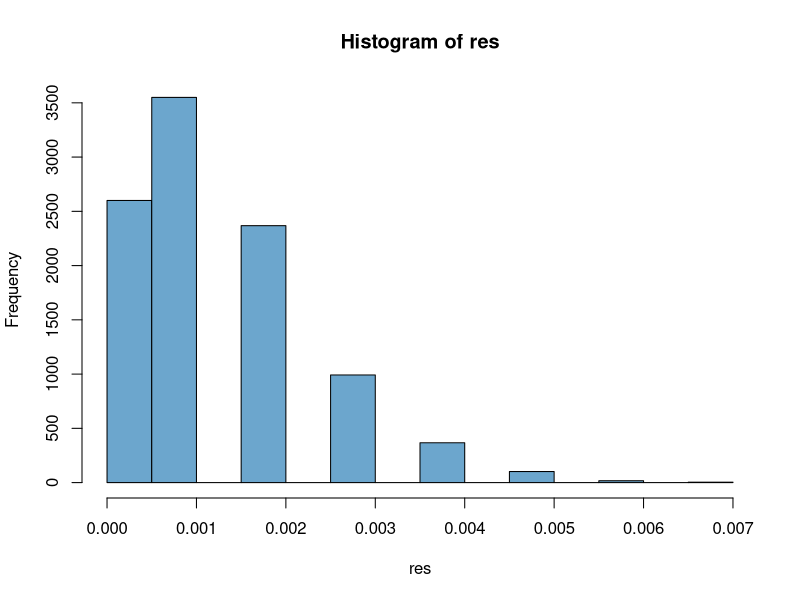
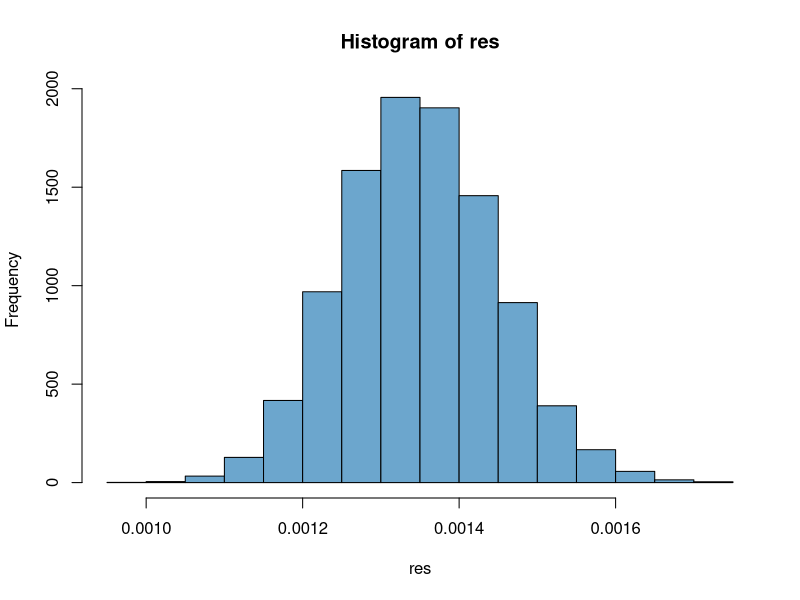
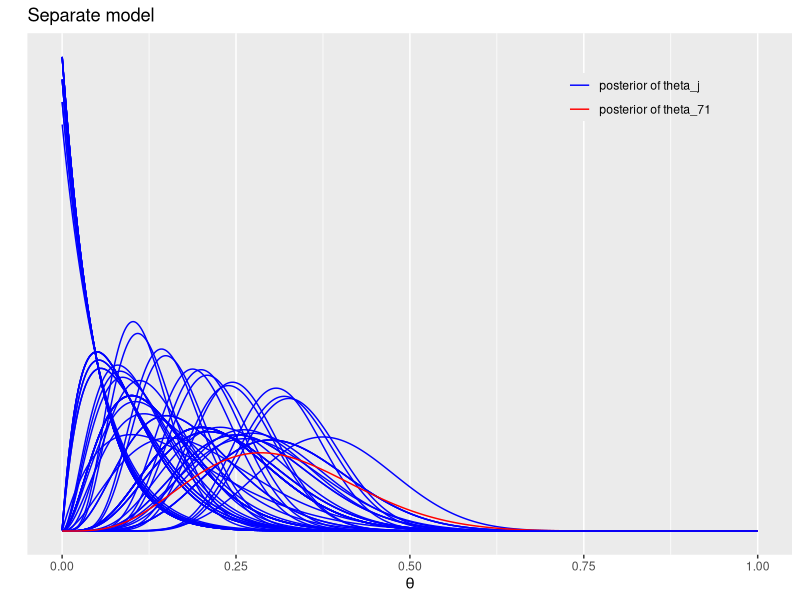
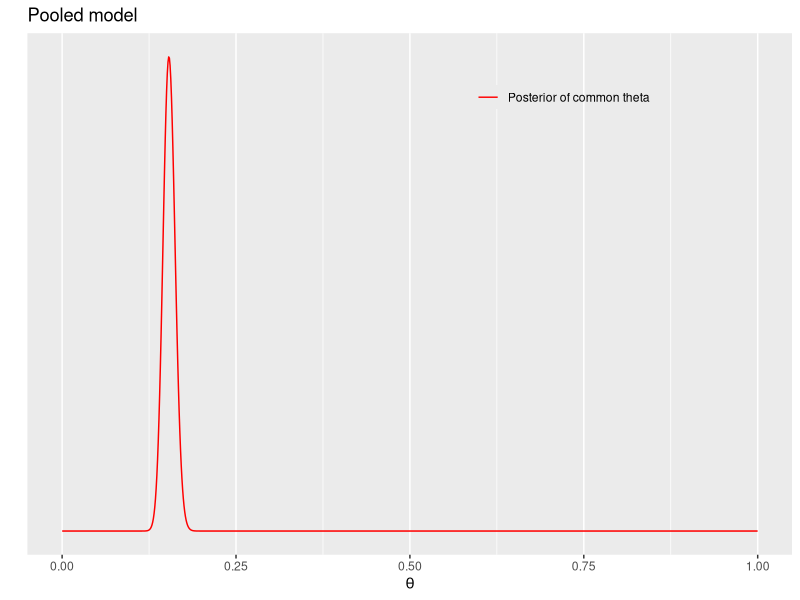
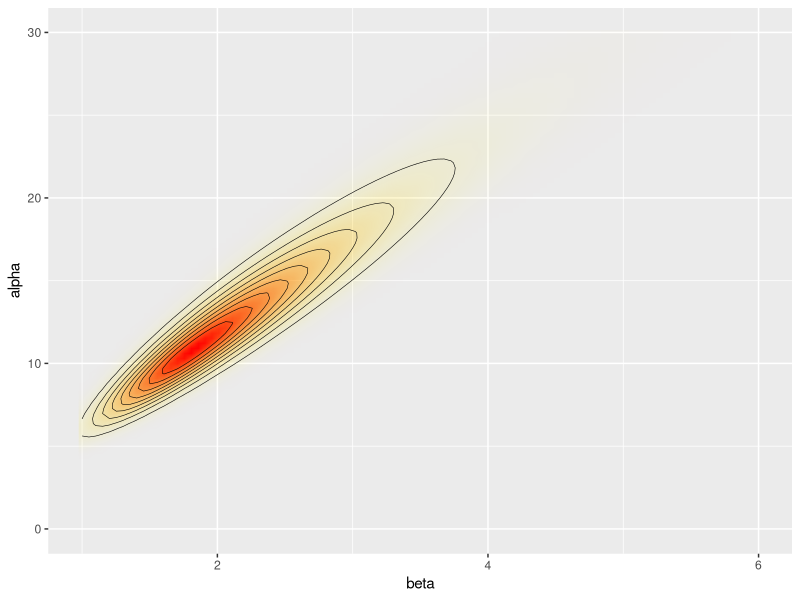
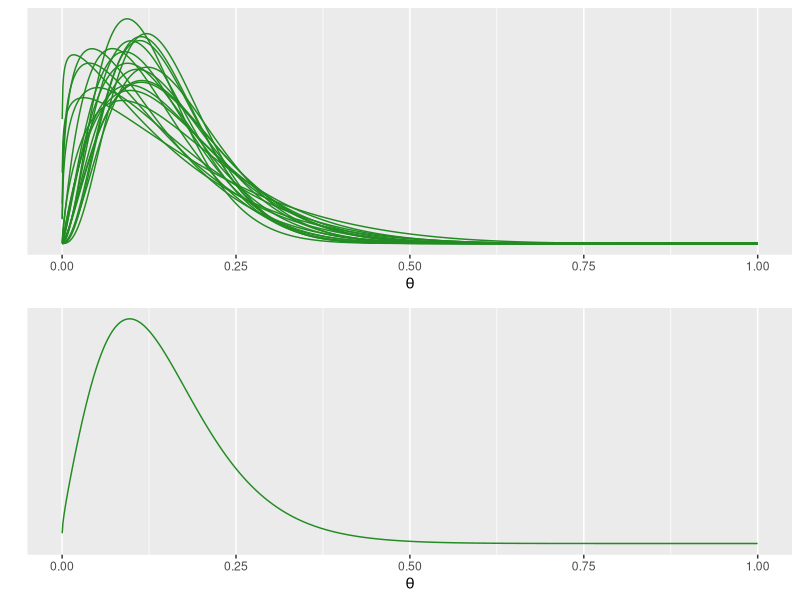

Recreate these plots in R, in order.
## ---- chunk 1
res <- c()
iter <- 10000

for (i in 1:iter){
  N <- 1000
  samples <- rnorm(N)
  res <- c(res, mean(samples > 3))
}

hist(res, col='skyblue3')
print(paste("means:", mean(res), sep=" "))
print(paste("variances:", var(res), sep=" "))
## ---- chunk 2
res <- c()
iter <- 10000

for (i in 1:iter){
  N <- 1000
  samples <- rnorm(N, mean=4, sd=1)
  f <- dnorm(samples)
  g <- dnorm(samples, mean=4, sd=1)
  h <- samples > 3
  res <- c(res, mean(f*h/g))
}

hist(res, col='skyblue3')
print(paste("means:", mean(res), sep=" "))
print(paste("variances:", var(res), sep=" "))
## ---- chunk 3
#  This part of code is from here: http://avehtari.github.io/BDA_R_demos/demos_ch5/demo5_1.html
library(ggplot2)
library(gridExtra)
library(tidyr)

y <- c(0,0,0,0,0,0,0,0,0,0,0,0,0,0,1,1,1,1,1,1,1,1,2,2,2,2,2,2,2,2,
        2,1,5,2,5,3,2,7,7,3,3,2,9,10,4,4,4,4,4,4,4,10,4,4,4,5,11,12,
        5,5,6,5,6,6,6,6,16,15,15,9,4)
n <- c(20,20,20,20,20,20,20,19,19,19,19,18,18,17,20,20,20,20,19,19,18,18,25,24,
       23,20,20,20,20,20,20,10,49,19,46,27,17,49,47,20,20,13,48,50,20,20,20,20,
       20,20,20,48,19,19,19,22,46,49,20,20,23,19,22,20,20,20,52,46,47,24,14)

x <- seq(0.0001, 0.9999, length.out = 1000)

# Assume prior of beta(1,1)
bdens <- function(n, y, x){
    dbeta(x, y+1, n-y+1)  
}
## ---- chunk 4
df_sep <- mapply(bdens, n, y, MoreArgs = list(x = x)) %>%
  as.data.frame() %>% cbind(x) %>% gather(ind, p, -x)

labs1 <- paste('posterior of', c('theta_j', 'theta_71'))
plot_sep <- ggplot(data = df_sep) +
  geom_line(aes(x = x, y = p, color = (ind=='V71'), group = ind)) +
  labs(x = expression(theta), y = '', title = 'Separate model', color = '') +
  scale_y_continuous(breaks = NULL) +
  scale_color_manual(values = c('blue','red'), labels = labs1) +
  theme(legend.background = element_blank(), legend.position = c(0.8,0.9))

plot_sep
## ---- chunk 5
df_pool <- data.frame(x = x, p = dbeta(x, sum(y)+1, sum(n)-sum(y)+1))

plot_pool <- ggplot(data = df_pool) +
  geom_line(aes(x = x, y = p, color = '1')) +
  labs(x = expression(theta), y = '', title = 'Pooled model', color = '') +
  scale_y_continuous(breaks = NULL) +
  scale_color_manual(values = 'red', labels = 'Posterior of common theta') +
  theme(legend.background = element_blank(), legend.position = c(0.7,0.9))
plot_pool
## ---- chunk 6
A <- seq(1, 6, length.out = 100)
B <- seq(0, 30, length.out = 100)

# make grid point
cA <- rep(A, each = length(B))
cB <- rep(B, length(A))

#log_p(a,b)
lpfun <- function(a, b, y, n){
  log(a+b)*(-5/2) + sum(lgamma(a+b)-lgamma(a)-lgamma(b)+lgamma(a+y)+lgamma(b+n-y)-lgamma(a+b+n))
}
lp <- mapply(lpfun, cA, cB, MoreArgs = list(y, n))

#Subtract maximum value to avoid over/underflow in exponentation
#exp convert back to the exponential 
df_marg <- data.frame(x = cA, y = cB, p = exp(lp-max(lp)))


ggplot(data = df_marg, aes(x = x, y = y)) +
  geom_raster(aes(fill = p, alpha = p), interpolate = T) +
  geom_contour(aes(z = p), colour = 'black', size = 0.2) +
  coord_cartesian(xlim = c(1, 6), ylim = c(0, 30)) +
  ylab("alpha") +
  xlab("beta") + 
  scale_fill_gradient(low = 'yellow', high = 'red', guide = F) +
  scale_alpha(range = c(0, 1), guide = F)
## ---- chunk 7
nsamp <- 100
samp_indices <- sample(length(df_marg$p), size = nsamp,
                       replace = T, prob = df_marg$p/sum(df_marg$p))

samp_A <- cA[samp_indices[1:nsamp]]
samp_B <- cB[samp_indices[1:nsamp]]

df_psamp <- mapply(function(a, b, x) dbeta(x, a, b),
                  samp_A, samp_B, MoreArgs = list(x = x)) %>%
  as.data.frame() %>% cbind(x) %>% gather(ind, p, -x)


indtonum <- function(x) strtoi(substring(x,2))
plot_psamp <- ggplot(data = subset(df_psamp, indtonum(ind) <= 20)) +
  geom_line(aes(x = x, y = p, group = ind), color='forestgreen') +
  labs(x = expression(theta), y = '') +
  scale_y_continuous(breaks = NULL)


df_psampmean <- spread(df_psamp, ind, p) %>% subset(select = -x) %>%
    rowMeans() %>% data.frame(x = x, p = .)
plot_psampmean <- ggplot(data = df_psampmean) +
  geom_line(aes(x = x, y = p), color='forestgreen') +
  labs(x = expression(theta), y = '') +
  scale_y_continuous(breaks = NULL)

grid.arrange(plot_psamp, plot_psampmean)
